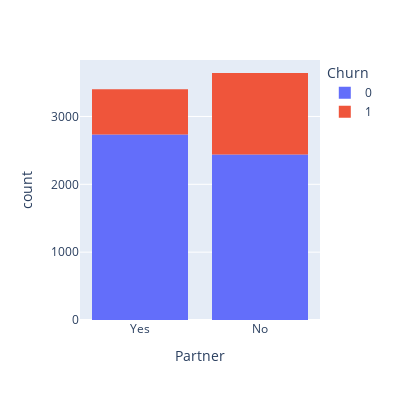

The notebook cell saved with this chart:
### Code cell
fig = px.histogram(df1, x="Partner", color="Churn",width=400, height=400)
fig.show()

### Figure 1 — Plotly figure (JSON) as saved in the notebook; plotly's stock layout.template omitted (floating-point values rounded to 4 significant figures; data arrays with more than 128 entries replaced by an {"elided": "..."} marker saying what was removed)
{"data": [{"alignmentgroup": "True", "bingroup": "x", "hovertemplate": "Churn=0<br>Partner=%{x}<br>count=%{y}<extra></extra>", "legendgroup": "0", "marker": {"color": "#636efa", "pattern": {"shape": ""}}, "name": "0", "offsetgroup": "0", "orientation": "v", "showlegend": true, "type": "histogram", "x": {"elided": "5174 str values"}, "xaxis": "x", "yaxis": "y"}, {"alignmentgroup": "True", "bingroup": "x", "hovertemplate": "Churn=1<br>Partner=%{x}<br>count=%{y}<extra></extra>", "legendgroup": "1", "marker": {"color": "#EF553B", "pattern": {"shape": ""}}, "name": "1", "offsetgroup": "1", "orientation": "v", "showlegend": true, "type": "histogram", "x": {"elided": "1869 str values"}, "xaxis": "x", "yaxis": "y"}], "layout": {"barmode": "relative", "height": 400, "legend": {"title": {"text": "Churn"}, "tracegroupgap": 0}, "margin": {"t": 60}, "width": 400, "xaxis": {"anchor": "y", "domain": [0, 1], "title": {"text": "Partner"}, "type": "category", "range": [-0.5, 1.5], "autorange": true}, "yaxis": {"anchor": "x", "domain": [0, 1], "title": {"text": "count"}, "range": [0, 3833.0], "autorange": true}}}
